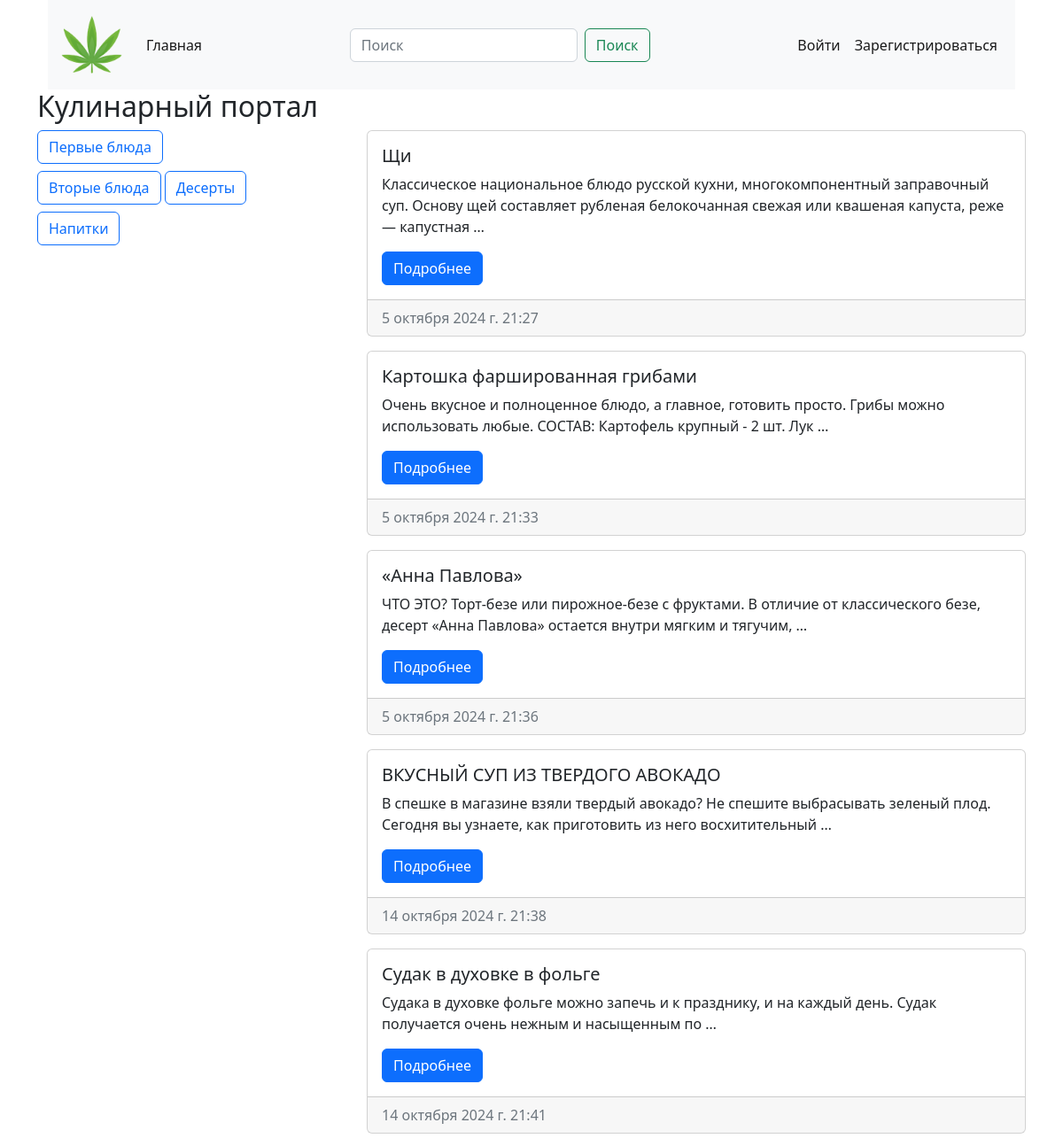
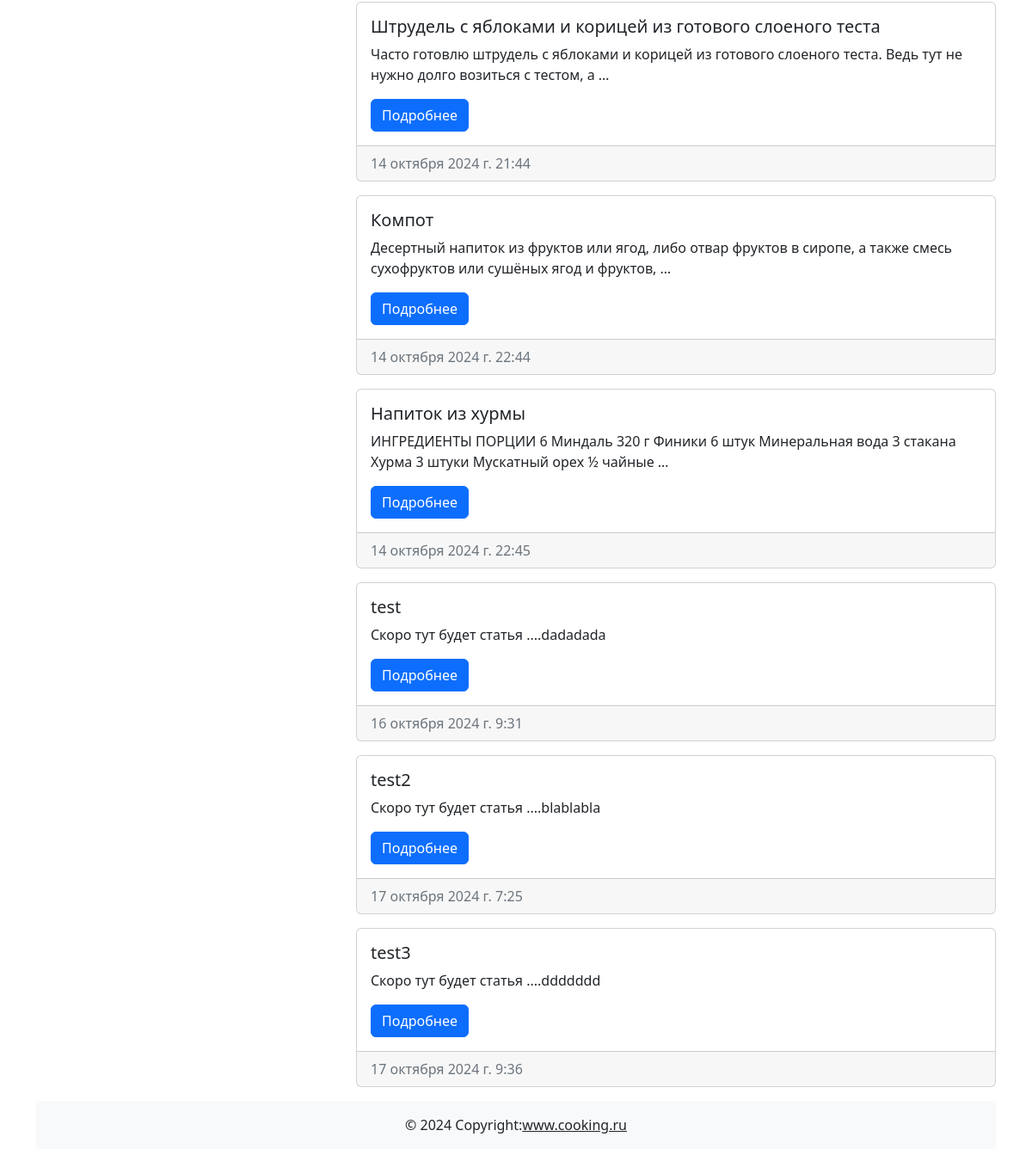
The page / on the database its author committed (2 pictures, top to bottom).
### cooking/models.py (models this page shows, shortened)
class Category(models.Model):
    title = models.CharField(max_length=255, verbose_name='Название категории')
    class Meta:
        verbose_name = 'Категория'
        verbose_name_plural = 'Категории'

class Post(models.Model):
    title = models.CharField(max_length=255, verbose_name='Заголовок статьи')
    content = models.TextField(default='Скоро тут будет статья ....', verbose_name='Текст статьи')
    created_at = models.DateTimeField(auto_now_add=True, verbose_name='Дата создания')
    updated_at = models.DateTimeField(auto_now=True, verbose_name='Дата обновления')
    photo = models.ImageField(upload_to='photos/', blank=True, null=True, verbose_name='Изображение')
    watched = models.IntegerField(default=0, verbose_name='Просмотры')
    is_published = models.BooleanField(default=True, verbose_name='Публикация')
    category = models.ForeignKey(Category, on_delete=models.CASCADE, verbose_name='Категория')
    def get_absolute_url(self):
        return reverse('post_detail', kwargs={'pk': self.pk})
    class Meta:
        verbose_name = 'Пост'
        verbose_name_plural = 'Посты'

### cooking/views.py (the view)
# urls.py: path('', Index.as_view(), name='index'),
class Index(ListView):
    model = Post
    context_object_name = 'posts'
    template_name = 'cooking/index.html'
    extra_context = {'title': 'Главная страница'}

### cooking/templatetags/blog_tags.py (called while the page is built)
@register.simple_tag
def get_all_categories():
    return Category.objects.all()

### cooking/templates/Cooking/index.html
{% extends "base.html" %}
{% load blog_tags %}
{% block main %}
   <h2>Кулинарный портал</h2>
   <div class="d-flex justify-content-between">
    <div class="col-3">
        {% get_all_categories as categories %}
        {% for category in categories %}
        {% include 'cooking/components/_category_buttons.html' %}
        {% endfor %}
    </div>
    <div class="col-8">
        {% for post in posts %}
        {% include 'cooking/components/_post_list.html' %}
        {% endfor %}
    </div>
   </div>
{% endblock main %}

### cooking/templates/Cooking/components/_category_buttons.html
<a href="{% url 'category_list' category.pk %}" class="btn btn-outline-primary mb-2">{{ category.title }}</a>

### cooking/templates/Cooking/components/_post_list.html
<div class="card mb-3">
    <div class="card-body">
        <h5 class="card-title">{{ post.title }}</h5>
        <p class="card-text">{{ post.content|truncatewords:20 }}</p>
        <a href="{{ post.get_absolute_url }}" class="btn btn-primary">Подробнее</a>
    </div>
    <div class="card-footer text-muted">
        {{ post.created_at }}
    </div>
</div>

### rows shown on the page
Category: title "Первые блюда"
Category: title "Вторые блюда"
Category: title "Десерты"
Category: title "Напитки"
Post: title "Щи", content "Классическое национальное блюдо русской кухни, многокомпонентный заправочный суп. Основу щей составляет рубленая белокочанная свежая или квашеная капуста, реже — капустная …", created_at "5 октября 2024 г. 21:27"
Post: title "Картошка фаршированная грибами", content "Очень вкусное и полноценное блюдо, а главное, готовить просто. Грибы можно использовать любые. СОСТАВ: Картофель крупный - 2 шт. Лук …", created_at "5 октября 2024 г. 21:33"
Post: title "«Анна Павлова»", content "ЧТО ЭТО? Торт-безе или пирожное-безе с фруктами. В отличие от классического безе, десерт «Анна Павлова» остается внутри мягким и тягучим, …", created_at "5 октября 2024 г. 21:36"
Post: title "ВКУСНЫЙ СУП ИЗ ТВЕРДОГО АВОКАДО", content "В спешке в магазине взяли твердый авокадо? Не спешите выбрасывать зеленый плод. Сегодня вы узнаете, как приготовить из него восхитительный …", created_at "14 октября 2024 г. 21:38"
Post: title "Судак в духовке в фольге", content "Судака в духовке фольге можно запечь и к празднику, и на каждый день. Судак получается очень нежным и насыщенным по …", created_at "14 октября 2024 г. 21:41"
Post: title "Штрудель с яблоками и корицей из готового слоеного теста", content "Часто готовлю штрудель с яблоками и корицей из готового слоеного теста. Ведь тут не нужно долго возиться с тестом, а …", created_at "14 октября 2024 г. 21:44"
Post: title "Компот", content "Десертный напиток из фруктов или ягод, либо отвар фруктов в сиропе, а также смесь сухофруктов или сушёных ягод и фруктов, …", created_at "14 октября 2024 г. 22:44"
Post: title "Напиток из хурмы", content "ИНГРЕДИЕНТЫ ПОРЦИИ 6 Миндаль 320 г Финики 6 штук Минеральная вода 3 стакана Хурма 3 штуки Мускатный орех ½ чайные …", created_at "14 октября 2024 г. 22:45"
Post: title "test", content "Скоро тут будет статья ....dadadada", created_at "16 октября 2024 г. 9:31"
Post: title "test2", content "Скоро тут будет статья ....blablabla", created_at "17 октября 2024 г. 7:25"
Post: title "test3", content "Скоро тут будет статья ....ddddddd", created_at "17 октября 2024 г. 9:36"
